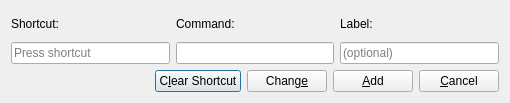
<?xml version="1.0" encoding="UTF-8"?>
<ui version="4.0">
 <class>KeyDialog</class>
 <widget class="QDialog" name="KeyDialog">
  <property name="geometry">
   <rect>
    <x>0</x>
    <y>0</y>
    <width>510</width>
    <height>103</height>
   </rect>
  </property>
  <property name="windowTitle">
   <string>Modify Shortcut Key</string>
  </property>
  <layout class="QVBoxLayout" name="verticalLayout">
   <item>
    <layout class="QGridLayout" name="gridLayout">
     <item row="1" column="0">
      <widget class="QKeySequenceEdit" name="keySequenceEdit"/>
     </item>
     <item row="1" column="1">
      <widget class="QLineEdit" name="commandLineEdit">
       <property name="clearButtonEnabled">
        <bool>true</bool>
       </property>
      </widget>
     </item>
     <item row="1" column="2">
      <widget class="QLineEdit" name="labelLineEdit">
       <property name="placeholderText">
        <string>(optional)</string>
       </property>
       <property name="clearButtonEnabled">
        <bool>true</bool>
       </property>
      </widget>
     </item>
     <item row="0" column="0">
      <widget class="QLabel" name="label">
       <property name="text">
        <string>Shortcut:</string>
       </property>
      </widget>
     </item>
     <item row="0" column="1">
      <widget class="QLabel" name="label_2">
       <property name="text">
        <string>Command:</string>
       </property>
      </widget>
     </item>
     <item row="0" column="2">
      <widget class="QLabel" name="label_3">
       <property name="text">
        <string>Label:</string>
       </property>
      </widget>
     </item>
    </layout>
   </item>
   <item>
    <layout class="QHBoxLayout" name="horizontalLayout_2">
     <item>
      <spacer name="horizontalSpacer">
       <property name="orientation">
        <enum>Qt::Horizontal</enum>
       </property>
       <property name="sizeHint" stdset="0">
        <size>
         <width>40</width>
         <height>20</height>
        </size>
       </property>
      </spacer>
     </item>
     <item>
      <widget class="QPushButton" name="clearButton">
       <property name="text">
        <string>C&amp;lear Shortcut</string>
       </property>
      </widget>
     </item>
     <item>
      <widget class="QPushButton" name="changeButton">
       <property name="text">
        <string>Chang&amp;e</string>
       </property>
      </widget>
     </item>
     <item>
      <widget class="QPushButton" name="addButton">
       <property name="text">
        <string>&amp;Add</string>
       </property>
      </widget>
     </item>
     <item>
      <widget class="QPushButton" name="cancelButton">
       <property name="maximumSize">
        <size>
         <width>16777215</width>
         <height>16777215</height>
        </size>
       </property>
       <property name="text">
        <string>&amp;Cancel</string>
       </property>
      </widget>
     </item>
    </layout>
   </item>
  </layout>
 </widget>
 <tabstops>
  <tabstop>clearButton</tabstop>
  <tabstop>changeButton</tabstop>
  <tabstop>addButton</tabstop>
  <tabstop>cancelButton</tabstop>
 </tabstops>
 <resources/>
 <connections/>
</ui>
